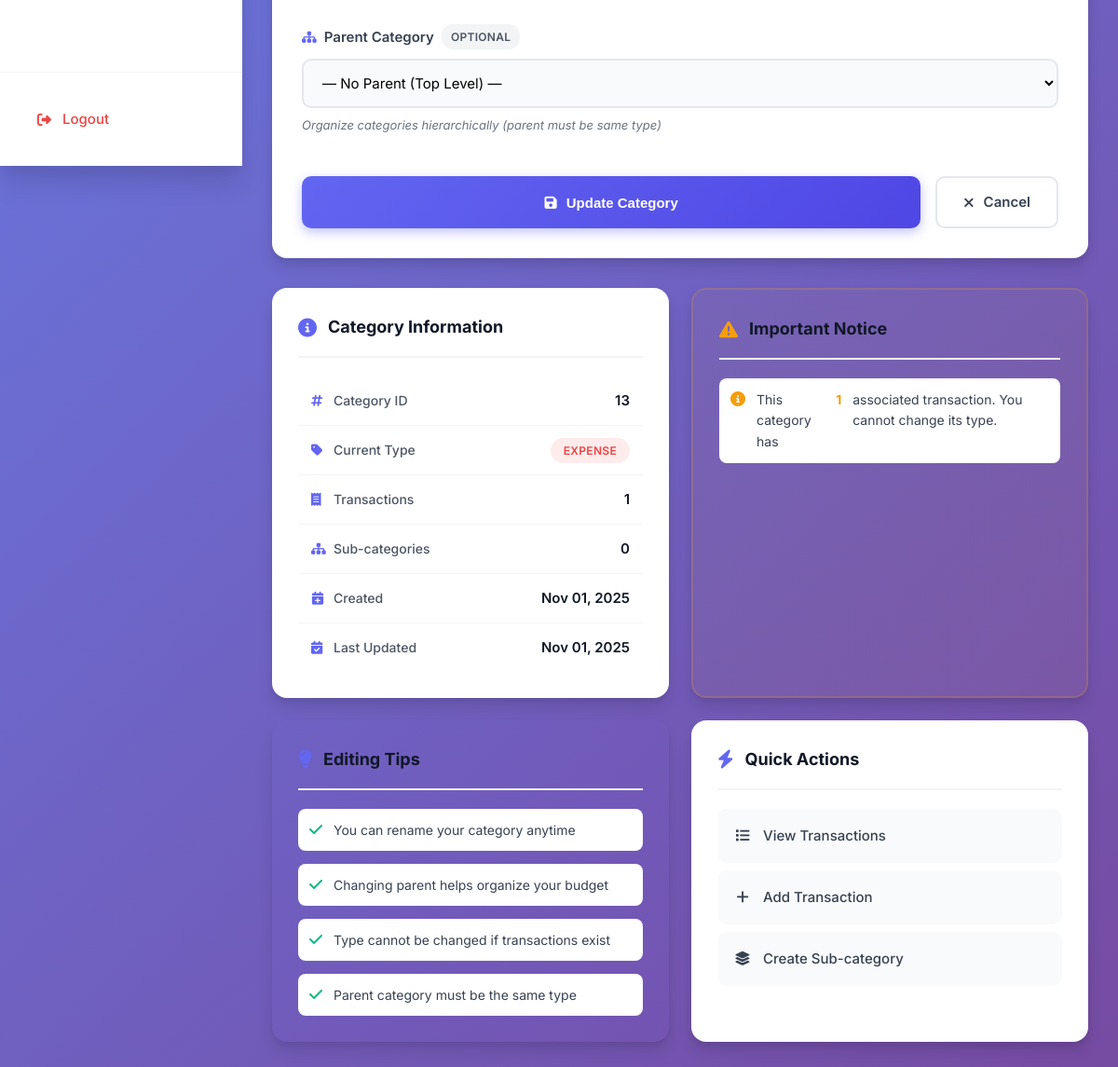
The app's page /app/categories/edit.php?id=13 (signed in, lower part), older data.
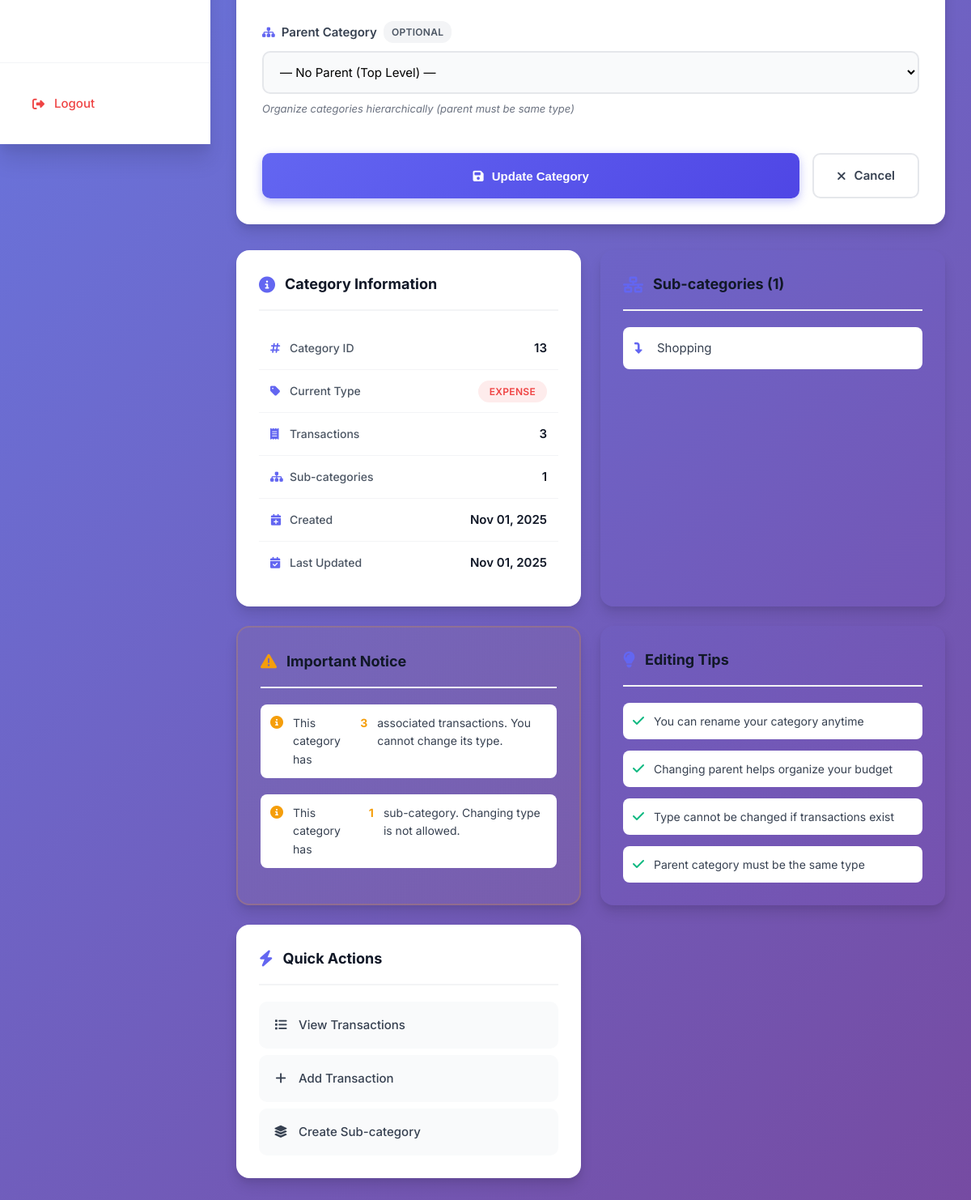
The same page, newer data.
### tables this page shows
CREATE TABLE CATEGORIES_LOCAL (
  local_category_id  INTEGER PRIMARY KEY AUTOINCREMENT,
  user_local_id      INTEGER NOT NULL,
  server_category_id INTEGER,
  parent_local_id    INTEGER,
  category_name      TEXT NOT NULL,
  category_type      TEXT NOT NULL CHECK(category_type IN ('INCOME','EXPENSE')),
  created_at         TEXT NOT NULL,
  updated_at         TEXT NOT NULL,
  FOREIGN KEY(user_local_id)   REFERENCES USERS_LOCAL(local_user_id),
  FOREIGN KEY(parent_local_id) REFERENCES CATEGORIES_LOCAL(local_category_id)
);

### app/categories/edit.php (the view, shortened to what the changed rows need)
<?php
if (!function_exists('h')) {
    function h($v) { return htmlspecialchars((string)$v, ENT_QUOTES, 'UTF-8'); }
}
$pdo = sqlite();
$id  = (int)($_GET['id'] ?? 0);
$txnCnt = (int)$pdo->query("SELECT COUNT(*) FROM TRANSACTIONS_LOCAL WHERE category_local_id=".$id)->fetchColumn();
$childCnt = (int)$pdo->query("SELECT COUNT(*) FROM CATEGORIES_LOCAL WHERE parent_local_id=".$id)->fetchColumn();
$children = [];
if ($childCnt > 0) {
    $childStmt = $pdo->prepare("SELECT category_name FROM CATEGORIES_LOCAL WHERE parent_local_id=? ORDER BY category_name LIMIT 5");
    $childStmt->execute([$id]);
    $children = $childStmt->fetchAll(PDO::FETCH_ASSOC);
}
?>
<!doctype html>
<html lang="en">
<head>
  <link rel="stylesheet" href="https://cdnjs.cloudflare.com/ajax/libs/font-awesome/6.4.0/css/all.min.css">
  <link rel="stylesheet" href="edit.css">
</head>
<body>
<div class="app-container">
  <main class="main-content">
    <div class="content-grid">
      <div class="info-section">
        <div class="info-card account-info-card">
          <div class="info-content">
            <div class="info-row">
              <span class="info-label">
                <i class="fas fa-receipt"></i>
                Transactions
              </span>
              <span class="info-value"><?= $txnCnt ?></span>
            </div>
            <div class="info-row">
              <span class="info-label">
                <i class="fas fa-sitemap"></i>
                Sub-categories
              </span>
              <span class="info-value"><?= $childCnt ?></span>
            </div>
          </div>
        </div>
        <?php if ($childCnt > 0): ?>
        <div class="info-card children-card">
          <div class="info-header">
            <i class="fas fa-network-wired"></i>
            <h3>Sub-categories (<?= $childCnt ?>)</h3>
          </div>
          <div class="info-content">
            <?php foreach($children as $child): ?>
            <div class="child-item">
              <i class="fas fa-level-down-alt"></i>
              <span><?= h($child['category_name']) ?></span>
            </div>
            <?php endforeach; ?>
          </div>
        </div>
        <?php endif; ?>
        <?php if ($txnCnt > 0 || $childCnt > 0): ?>
        <div class="info-card warning-card">
          <div class="info-content">
            <?php if ($txnCnt > 0): ?>
            <p class="warning-text">
              <i class="fas fa-info-circle"></i>
              This category has <strong><?= $txnCnt ?></strong> associated transaction<?= $txnCnt != 1 ? 's' : '' ?>.
              You cannot change its type.
            </p>
            <?php endif; ?>
            <?php if ($childCnt > 0): ?>
            <p class="warning-text">
              <i class="fas fa-info-circle"></i>
              This category has <strong><?= $childCnt ?></strong> sub-categor<?= $childCnt != 1 ? 'ies' : 'y' ?>.
              Changing type is not allowed.
            </p>
            <?php endif; ?>
          </div>
        </div>
        <?php endif; ?>
      </div>
    </div>
  </main>
</div>
</body>
</html>

Row changes from the older to the newer data that the page shows:
added categories_local: category_name "Shopping"
Text that changed along with them:
$txnCnt: "1" → "3"
$childCnt: "0" → "1"
$childCnt: (not shown) → "1"
text now shown: "Sub-categories ( ) s This category has sub-categor y . Changing type is not allowed."
